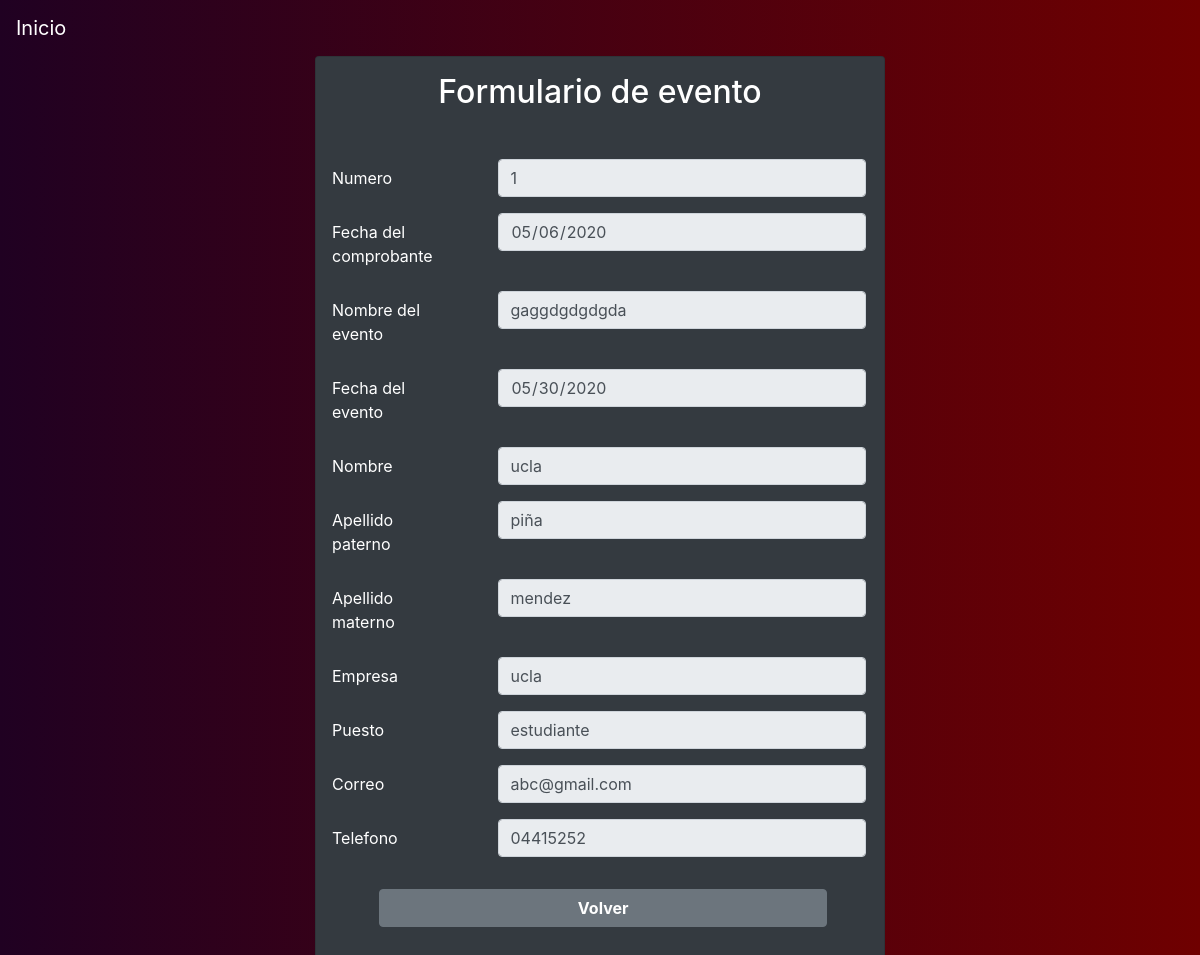
The app's page /comprobante/abc@gmail.com/5/gaggdgdgdgda with its own data.
### tables this page shows
CREATE TABLE Comprobante (
       id              integer      not null
        primary key autoincrement,
       fecha  date not null,
       estado text not null ,
       evento_id integer not null,
       participante_correo text not null,
       foreign key (evento_id) references Evento(id),
       foreign key (participante_correo) references Participante(correo)
);

CREATE TABLE "Evento"
(
	id INTEGER not null
		constraint Evento_pk
			primary key autoincrement,
	nombre text not null,
	fecha date not null,
	numero_asientos_total int not null,
	numero_asientos_reservados int not null
);

CREATE TABLE "Participante"
(
	nombre text not null,
	apellido_paterno text not null,
	apellido_materno text not null,
	empresa text not null,
	puesto text not null,
	correo text not null,
	telefono text not null,
	evento_id integer not null
		references Evento (id),
	primary key (correo, evento_id)
);

### app.py (the view)
@app.route("/comprobante/<correo>/<id>/<name>")
def comprobante(correo, id, name):
    participante = query_db('SELECT * FROM Participante WHERE evento_id = ? and  correo = ? ', [id, correo], True)
    comprobante = query_db('SELECT * FROM Comprobante WHERE evento_id = ? and  participante_correo = ? ',
                           [id, correo], True)
    event = query_db('SELECT * FROM Evento WHERE id  = ?', [id], True)
    return render_template('comprobante.html', participante=participante,
                           comprobante=comprobante, event=event,
                           name=name, correo=correo, id=id)

### app.py (called while the page is built)
def make_dicts(cursor, row):
    return dict((cursor.description[idx][0], value)
                for idx, value in enumerate(row))

def get_db():
    db = getattr(g, '_database', None)
    if db is None:
        db = g._database = sqlite3.connect(DATABASE)
        db.row_factory = make_dicts
    return db

@app.teardown_appcontext
def close_connection(exception):
    db = getattr(g, '_database', None)
    if db is not None:
        db.close()

def query_db(query, args=(), one=False):
    cur = get_db().execute(query, args)
    rv = cur.fetchall()
    cur.close()
    return (rv[0] if rv else None) if one else rv

### templates/comprobante.html
{% extends 'layout.html' %}
{% block body %}
<div class="container-fluid">
    <div class="bg-custom row align-items-center justify-content-center vh-100">
        <div class="col-md-6">
            <div class="card bg-dark">
                <div class="car-body text-white">
                    <h2 class="card-title text-center mt-3"> Formulario de evento</h2>
                    <form class="my-5">
                        <div class="form-group row">
                            <label for="comprobante-id"  class="col-sm-3 col-form-label mx-3">Numero</label>
                            <div class="col-sm-8">
                              <input type="text" name="name" class="form-control" id="comprobante-id"
                                     value="{{comprobante.id}}" readonly>
                            </div>
                        </div>
                        <div class="form-group row">
                            <label for="comprobante-fecha"  class="col-sm-3 col-form-label mx-3">Fecha del comprobante</label>
                            <div class="col-sm-8">
                              <input type="date" name="name" class="form-control" id="comprobante-fecha"
                                     value={{comprobante.fecha}} readonly>
                            </div>
                        </div>
                        <div class="form-group row">
                            <label for="event-name"  class="col-sm-3 col-form-label mx-3">Nombre del evento</label>
                            <div class="col-sm-8">
                              <input type="text" name="name" class="form-control" id="event-name"
                                     value="{{event.nombre}}" readonly>
                            </div>
                        </div>
                        <div class="form-group row">
                            <label for="event-fecha"  class="col-sm-3 col-form-label mx-3">Fecha del evento</label>
                            <div class="col-sm-8">
                              <input type="date" name="name" class="form-control" id="event-fecha"
                                     value={{event.fecha}} readonly>
                            </div>
                        </div>
                        <div class="form-group row">
                            <label for="nombre"  class="col-sm-3 col-form-label mx-3">Nombre</label>
                            <div class="col-sm-8">
                              <input type="text" name="name" class="form-control" id="nombre"
                                     value="{{participante.nombre}}" readonly>
                            </div>
                        </div>
                        <div class="form-group row">
                            <label for="apellido-paterno" class="col-sm-3 col-form-label mx-3">Apellido paterno</label>
                            <div class="col-sm-8">
                              <input type="text"  name="apellido_paterno" class="form-control" id="apellido-paterno"
                                     value="{{participante.apellido_paterno}}" readonly>
                            </div>
                        </div>
                        <div class="form-group row">
                            <label for="apellido-materno" class="col-sm-3 col-form-label mx-3">Apellido materno</label>
                            <div class="col-sm-8">
                              <input type="text"  name="apellido_materno" class="form-control" id="apellido-materno"
                                     value="{{participante.apellido_materno}}" readonly>
                            </div>
                        </div>
                        <div class="form-group row">
                            <label for="empresa" class="col-sm-3 col-form-label mx-3">Empresa</label>
                            <div class="col-sm-8">
                              <input type="text"  name="empresa" class="form-control" id="empresa"
                                     value="{{participante.empresa}}" readonly>
                            </div>
                        </div>
                         <div class="form-group row">
                            <label for="puesto" class="col-sm-3 col-form-label mx-3">Puesto</label>
                            <div class="col-sm-8">
                              <input type="text"  name="puesto" class="form-control" id="puesto"
                                     value="{{participante.puesto}}" readonly>
                            </div>
                        </div>
                        <div class="form-group row">
                            <label for="correo" class="col-sm-3 col-form-label mx-3">Correo</label>
                            <div class="col-sm-8">
                              <input type="email"  name="correo" class="form-control" id="correo"
                                     value="{{participante.correo}}" readonly>
                            </div>
                        </div>
                        <div class="form-group row">
                            <label for="telefono" class="col-sm-3 col-form-label mx-3">Telefono</label>
                            <div class="col-sm-8">
                              <input type="number" name="telefono" class="form-control" id="telefono" min="0"
                                     value={{participante.telefono}} readonly>
                            </div>
                        </div>
                        <div class="col-sm-12">
                              <a class="btn btn-secondary mx-5 mt-3  col-sm-10 font-weight-bold" href="/selection-event/{{participante.evento_id}}/{{name}}">Volver</a>
                        </div>
                    </form>
                </div>
            </div>
        </div>
    </div>
</div>
{% endblock %}

### static/css/custom.css (style rules this page uses)
.bg-custom { background: #200122; background: -webkit-linear-gradient(to right,#200122, #6f0000); background: linear-gradient(to right, #200122, #6f0000); }
body { background: #200122; background: -webkit-linear-gradient(to right,#200122, #6f0000); background: linear-gradient(to right, #200122, #6f0000); }

### records on screen
Comprobante: name "1", name "05/06/2020"
Evento: name "gaggdgdgdgda", name "05/30/2020"
Participante: name "ucla", apellido_paterno "piña", apellido_materno "mendez", empresa "ucla", puesto "estudiante", correo "abc@gmail.com", telefono "04415252"
